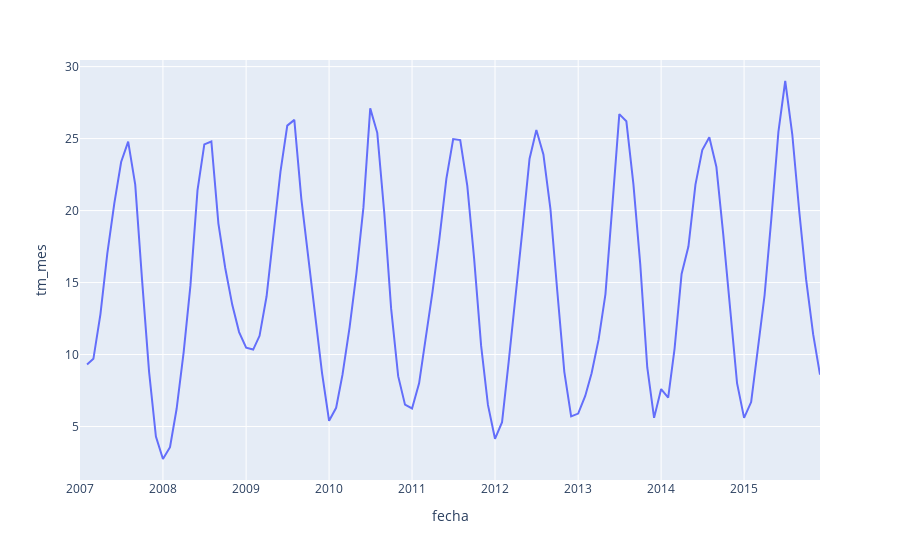

Here is the notebook cell this chart was saved with:
### Code cell
px.line(df_temperatura,x='fecha',y='tm_mes')
